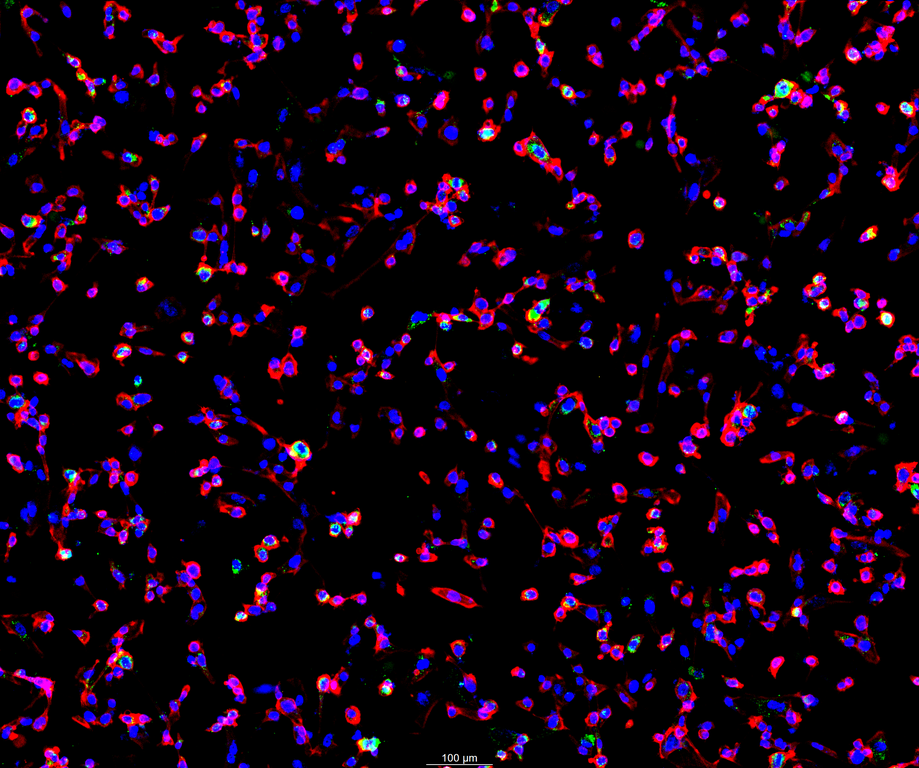
#> input picture Macropinocytosis Project/2026-01-15 Macropinocytosis KO Lines FITC Assay/10x/SafeGuide 10x/13.tif, 919 x 768 px, shrunk from 2432 x 2032 before the run, found by its file name; its folder holds only this picture in this run
$ python analyze_10x_images.py
#> lines starting #> are read from the running program, lines starting #| are printed output that depends on the picture; after the words box and inside, x2 and y2 are one past the last pixel; in counts of white or black regions, pixels touching at a corner belong together
import os
import numpy as np
import matplotlib.pyplot as plt
import matplotlib.image as mpimg
from scipy.stats import ttest_ind

## ================= CONFIGURATION ================= ##
green_threshold = 50
black_threshold = 50

# EXPERIMENT 1: KO Lines (with color scheme)
groups_exp1 = [
    ("SafeGuide", "SafeGuide 10x", "#808080"),      # Grey
    ("PELP1", "PELP1 10x", "#44b875"),                # Green
    ("AMBRA1", "AMBRA1 10x", "#c0392b"),              # Dark Red
    ("SNAP23", "SNAP23 10x", "#c0392b"),               # Dark Red
]

BASE_FOLDER_EXP1 = "Macropinocytosis Project/2026-01-15 Macropinocytosis KO Lines FITC Assay/10x"

# EXPERIMENT 2: Dose Response (add your folder configuration)
groups_exp2 = [
    ("WT/FITC only", "WT_FITC_only", "#808080"),     # Grey
    ("500 µM", "500uM", "#90ee90"),                  # Light Green
    ("2000 µM", "2000uM", "#228b22"),                # Dark Green
]

BASE_FOLDER_EXP2 = "Macropinocytosis Project/Dose_Response/10x"  # Update this path

## ================= FUNCTIONS ================= ##
def compute_green_area(img, green_threshold):
    return np.sum(img[:, :, 1] > green_threshold)

def compute_total_cell_area(img, black_threshold):
    black_pixels = np.all(img[:, :, :3] < black_threshold, axis=2)
    total_pixels = img.shape[0] * img.shape[1]
    return total_pixels - np.sum(black_pixels)

def analyze_condition(folder_path):
    ratios = []
    green_areas = []
    cell_areas = []

    if not os.path.exists(folder_path):
        print(f"⚠️  Missing folder: {folder_path}")
        return ratios, green_areas, cell_areas

    for filename in os.listdir(folder_path):
        if filename.lower().endswith(".tif"):
            img = mpimg.imread(os.path.join(folder_path, filename))
            green_area = compute_green_area(img, green_threshold)
            total_cell_area = compute_total_cell_area(img, black_threshold)
            ratio = green_area / total_cell_area if total_cell_area != 0 else 0

            ratios.append(ratio)
            green_areas.append(green_area)
            cell_areas.append(total_cell_area)

    return ratios, green_areas, cell_areas

def create_beautiful_plot(labels, means, sems, all_scores, colors, title, control_idx=0):
    """
    Creates a beautiful bar plot with error bars, significance markers, and a data table.

    Parameters:
    - labels: list of group names
    - means: list of mean values
    - sems: list of SEM values
    - all_scores: list of lists containing individual measurements
    - colors: list of colors for each bar
    - title: plot title
    - control_idx: index of control group for statistical comparison
    """
    fig = plt.figure(figsize=(12, 8))

    # Create gridspec for plot and table
    gs = fig.add_gridspec(3, 1, height_ratios=[3, 0.1, 1], hspace=0.3)
    ax_plot = fig.add_subplot(gs[0])
    ax_table = fig.add_subplot(gs[2])

    # -------- BAR PLOT --------
    x_pos = np.arange(len(labels))
    bars = ax_plot.bar(x_pos, means, yerr=sems, capsize=8,
                       color=colors, edgecolor='black', linewidth=1.5,
                       error_kw={'linewidth': 2, 'ecolor': 'black'})

    ax_plot.set_ylabel("Green Area / Total Cell Area", fontsize=16, weight='bold')
    ax_plot.set_title(title, fontsize=16, weight='bold', pad=20)
    ax_plot.set_xticks(x_pos)
    ax_plot.set_xticklabels(labels, fontsize=14, weight='bold')
    ax_plot.spines['top'].set_visible(False)
    ax_plot.spines['right'].set_visible(False)
    ax_plot.grid(axis='y', alpha=0.3, linestyle='--')

    # -------- SIGNIFICANCE TESTING --------
    control_scores = all_scores[control_idx]
    y_max = max(m + s for m, s in zip(means, sems)) * 1.15

    for i in range(len(labels)):
        if i == control_idx:
            continue
        if not all_scores[i] or not control_scores:
            continue

        _, p = ttest_ind(all_scores[i], control_scores, equal_var=False)

        if p < 0.001:
            sig = "***"
        elif p < 0.01:
            sig = "**"
        elif p < 0.05:
            sig = "*"
        else:
            sig = "ns"

        if sig != "ns":
            ax_plot.text(i, means[i] + sems[i] + 0.03 * y_max,
                        sig, ha="center", fontsize=16, weight='bold')

    # -------- DATA TABLE --------
    ax_table.axis('off')

    # Prepare table data
    table_data = []
    table_data.append(['Group', 'n', 'Mean ± SEM', 'p-value vs Control'])

    for i, label in enumerate(labels):
        n = len(all_scores[i]) if all_scores[i] else 0
        mean_sem = f"{means[i]:.4f} ± {sems[i]:.4f}" if n > 0 else "N/A"

        if i == control_idx:
            p_val = "—"
        elif all_scores[i] and control_scores:
            _, p = ttest_ind(all_scores[i], control_scores, equal_var=False)
            if p < 0.001:
                p_val = "< 0.001"
            else:
                p_val = f"{p:.3f}"
        else:
            p_val = "N/A"

        table_data.append([label, str(n), mean_sem, p_val])

    # Create table
    table = ax_table.table(cellText=table_data, cellLoc='center', loc='center',
                          colWidths=[0.25, 0.15, 0.35, 0.25])
    table.auto_set_font_size(False)
    table.set_fontsize(10)
    table.scale(1, 2)

    # Style header row
    for i in range(4):
        cell = table[(0, i)]
        cell.set_facecolor('#34495e')
        cell.set_text_props(weight='bold', color='white')

    # Alternate row colors and bold group names
    for i in range(1, len(table_data)):
        for j in range(4):
            cell = table[(i, j)]
            if i % 2 == 0:
                cell.set_facecolor('#ecf0f1')
            else:
                cell.set_facecolor('white')
            # Bold the group names (first column)
            if j == 0:
                cell.set_text_props(weight='bold')

    plt.tight_layout()
    return fig

def print_summary_table(labels, avg_green, avg_cell_area, all_scores):
    """Print a detailed summary table to console"""
    print("\n" + "="*70)
    print("DETAILED SUMMARY TABLE")
    print("="*70)
    print(f"{'Group':<15}{'n':>5}{'Avg Green Area':>18}{'Avg Cell Area':>18}{'Ratio':>12}")
    print("-" * 70)

    for i, label in enumerate(labels):
        n = len(all_scores[i]) if all_scores[i] else 0
        ratio = avg_green[i] / avg_cell_area[i] if avg_cell_area[i] != 0 else 0
        print(f"{label:<15}{n:>5}{avg_green[i]:>18.1f}{avg_cell_area[i]:>18.1f}{ratio:>12.4f}")
    print("="*70 + "\n")

## ================= EXPERIMENT ANALYSIS ================= ##
def analyze_experiment(groups, base_folder, experiment_name, control_idx=0):
    """
    Analyze a single experiment and create visualizations.

    Parameters:
    - groups: list of tuples (label, folder_name, color)
    - base_folder: base directory path
    - experiment_name: name for the plot title
    - control_idx: index of control group
    """
    print(f"\n{'='*70}")
    print(f"ANALYZING: {experiment_name}")
    print(f"{'='*70}")

    means, sems, all_scores = [], [], []
    avg_green, avg_cell_area = [], []
    labels, colors = [], []

    for label, folder, color in groups:
        labels.append(label)
        colors.append(color)
        folder_path = os.path.join(base_folder, folder)

        ratios, green_areas, cell_areas = analyze_condition(folder_path)
#> in analyze_condition, img is the input picture: shape (768, 919, 3); mean R, G, B 21.4, 2.8, 21.9
#> in analyze_condition, `green_area = compute_green_area(img, green_threshold)`: green_area = 11725
#> in compute_total_cell_area, `black_pixels = np.all(img[:, :, :3] < black_threshold, axis=2)`:
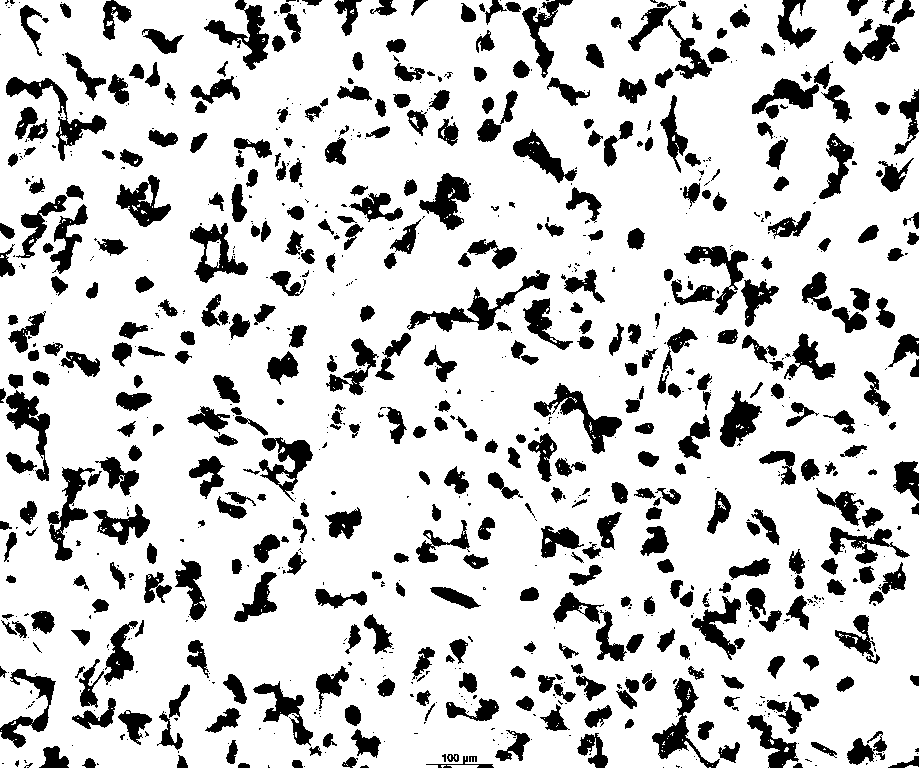
#> black_pixels: shape (768, 919) bool; 81.4% white; 949 black regions (510 under 20 px), largest, box (x1, y1, x2, y2) and area: (407, 270, 550, 332) 1842, (534, 383, 622, 454) 1628, (6, 77, 107, 161) 1612
#> in analyze_condition, `total_cell_area = compute_total_cell_area(img, black_threshold)`: total_cell_area = 130976
#> in analyze_condition, `ratio = green_area / total_cell_area if total_cell_area != 0 else 0`: ratio = 0.0895
#> ratios = [0.0895]; green_areas = [11725]; cell_areas = [130976]
        all_scores.append(ratios)

        if ratios:
            means.append(np.mean(ratios))
            sems.append(np.std(ratios, ddof=1) / np.sqrt(len(ratios)))
            avg_green.append(np.mean(green_areas))
            avg_cell_area.append(np.mean(cell_areas))
            print(f"✓ {label}: {len(ratios)} images analyzed")
#| ✓ SafeGuide: 1 images analyzed
        else:
            means.append(0)
            sems.append(0)
            avg_green.append(0)
            avg_cell_area.append(0)
            print(f"✗ {label}: No data found")

    # Print summary table
    print_summary_table(labels, avg_green, avg_cell_area, all_scores)

    # Create beautiful plot
    fig = create_beautiful_plot(labels, means, sems, all_scores, colors,
                                experiment_name, control_idx)

    return fig

## ================= MAIN ================= ##
if __name__ == "__main__":
    # Experiment 1: KO Lines
    fig1 = analyze_experiment(
        groups_exp1,
        BASE_FOLDER_EXP1,
        "Macropinocytosis FITC Uptake - KO Lines (10x)",
        control_idx=0  # SafeGuide is control
    )

    # Experiment 2: Dose Response
    # Uncomment when you have the correct folder path
    # fig2 = analyze_experiment(
    #     groups_exp2,
    #     BASE_FOLDER_EXP2,
    #     "Macropinocytosis FITC Uptake - Dose Response (10x)",
    #     control_idx=0  # WT/FITC only is control
    # )

    plt.show()
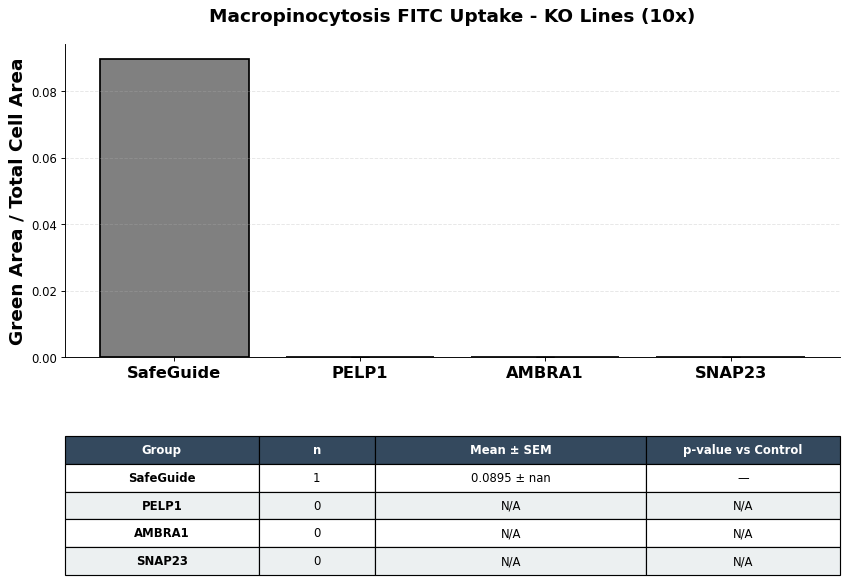
#> figure drawn by matplotlib, 1 panel; tallest bar 0.0895 high, from x = -0.4 to 0.4

    print("\n✅ Analysis complete! Graphs displayed.")
    print("💡 Tip: Use plt.savefig() to save figures as high-res images for your presentation.")
